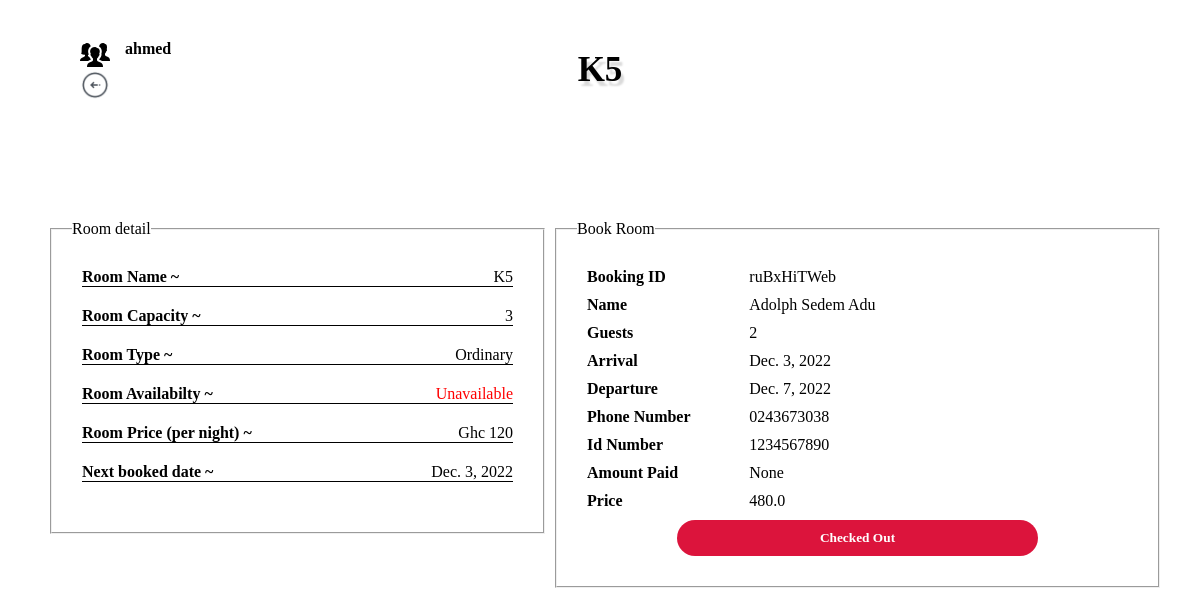
The page /receptionist/emp_room/K5 (signed in) on the database as committed earlier.
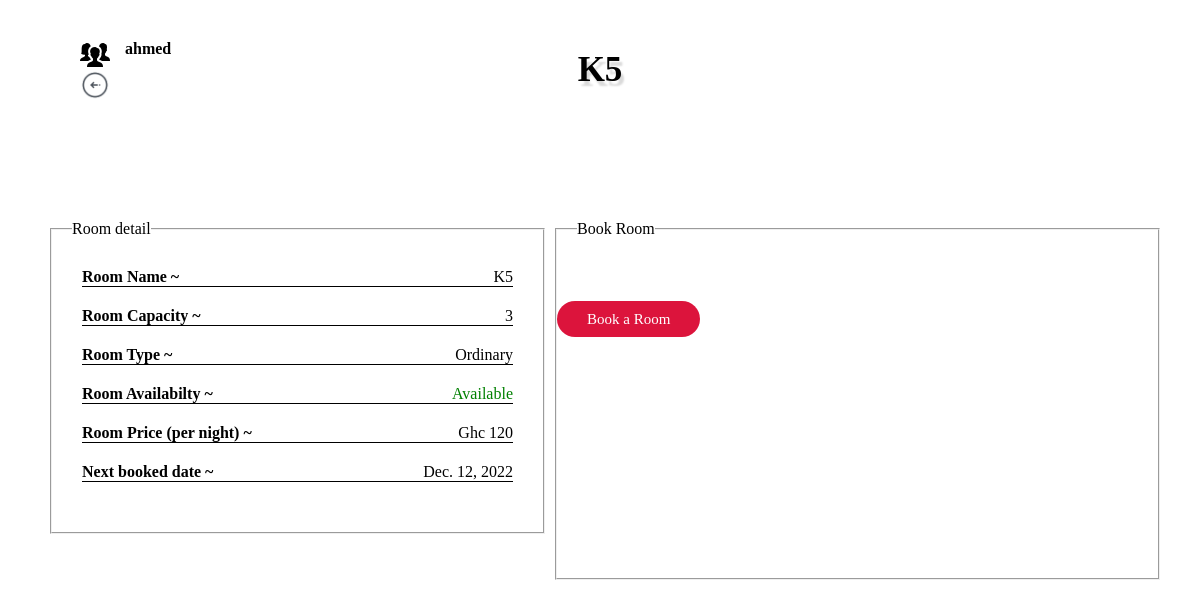
The same page on the database as committed later.
### receptionist/models.py (models this page shows, shortened)
class Room(models.Model):
    name = models.TextField(max_length=100, primary_key=True, unique=True)
    capacity = models.IntegerField()
    sizes = (
        ('Executive', 'Executive'),
        ('Ordinary', 'Ordinary'),
        ('Standard', 'Standard'),
        )
    grade = models.CharField(max_length=100, choices=sizes)
    price = models.IntegerField()
    availability = models.BooleanField(default=True)
    next_booked_date = models.DateField(null=True, blank=True)
    next_free_date = models.DateField(null=True, blank=True)

class Booking(models.Model):
    room_name = models.ForeignKey(Room, on_delete= models.SET_NULL, null=True)
    booking_id = models.CharField(max_length= 20, primary_key=True)
    guest_name = models.CharField(max_length=100)
    no_of_guests = models.IntegerField()
    arrival = models.DateField(null=True)
    departure = models.DateField(null=True)
    phone_number = models.CharField(max_length=10)
    idtypes=(
        ('Ghana Card', 'Ghana Card'),
        ('Driver\'s License', 'Driver\'s License'),
        ('Votter\'s Id', 'Votter\'s Id'),
    )
    id_type = models.CharField(max_length=20, choices=idtypes)
    id_number = models.CharField(max_length=30)
    amount_paid = models.FloatField(null=True)
    price = models.FloatField()
    active = models.BooleanField(default=True)

### receptionist/views.py (the view)
@login_required(login_url = './emp_login')
def emp_room(request, pk):
    room = Room.objects.get(name= pk)
    room_name = room.name
    booker = Booking.objects.filter(room_name=room_name).first()
    if request.method == 'POST':
        booker.active = False
        room.availability = True
        booker.save()
        room.save()
        return redirect('../emp_rooms')
    return render(request, 'emp_room.html', {'room': room, 'booker':booker})

### templates/emp_room.html (shortened to what the changed rows need)
{% load static %}
<!DOCTYPE html>
<html lang="en">
<head>
    <link rel="stylesheet" href={% static "style.css" %}>
</head>
<body class="body1">
    <div class="container dash1">
        <h2>{{room.name}}</h2>
        <div class="logout1">
            <div class="iden">
            </div>
            <a href="../emp_rooms"><img src={% static "./images/icons/back_arrow_64px.png" %} alt=""></a>
        </div>
        <div class="main_body">
            <aside class="aside1">
                <fieldset>
                    <div class="details">
                        <div class="line">
                            <label for="">Room Name ~</label>
                            <span>{{room.name}}</span>
                        </div>
                        <div class="line">
                            <label for="">Room Capacity ~</label>
                            <span>{{room.capacity}}</span>
                        </div>
                        <div class="line">
                            <label for="">Room Type ~</label>
                            <span>{{room.grade}}</span>
                        </div>
                        {% if room.availability is True %}
                        <div class="line">
                            <label for="">Room Availabilty ~</label>
                            <span class="available">Available</span>
                        </div>
                        {% else %}
                        <div class="line">
                            <label for="">Room Availabilty ~</label>
                            <span class="unavailable">Unavailable</span>
                        </div>
                        {% endif %}
                        <div class="line">
                            <label for="">Room Price (per night) ~</label>
                            <span>Ghc {{room.price}}</span>
                        </div>
                        <div class="line">
                            <label for="">Next booked date ~</label>
                            <span>{{room.next_booked_date}}</span>
                        </div>
                    </div>
            </aside>
            <aside class="aside2">
                <fieldset>
                    <legend>Book Room</legend>
                    {% if room.availability is False %}
                    <form method="post" class="details">
                        <div class="one">
                            <label for="">Booking ID</label>
                            <span>{{booker.booking_id}}</span>
                        </div>
                        <div class="one">
                            <label for="">Name</label>
                            <span>{{booker.guest_name}}</span>
                        </div>
                        <div class="one">
                            <label for="">Guests</label>
                            <span>{{booker.no_of_guests}}</span>
                        </div>
                        <div class="one">
                            <label for="">Arrival </label>
                            <span>{{booker.arrival}}</span>
                        </div>
                        <div class="one">
                            <label for="">Departure </label>
                            <span>{{booker.departure}}</span>
                        </div>
                        <div class="one">
                            <label for="">Phone number </label>
                            <span>{{booker.phone_number}}</span>
                        </div>
                        <div class="one">
                            <label for="">Id number </label>
                            <span>{{booker.id_number}}</span>
                        </div>
                        <div class="one">
                            <label for="">Amount Paid</label>
                            <span>{{booker.amount_paid}}</span>
                        </div>
                        <div class="one">
                            <label for="">Price </label>
                            <span>{{booker.price}}</span>
                        </div>
                        <input type="submit" value="Checked Out" class="room_sub">
                    </form>
                    {% else %}
                    <br><br>
                    <br><br>
                    <a href="../emp_book_room" target="_blank" class="book">Book a Room</a>
                    {% endif %}
                </fieldset>
            </aside>
        </div>
    </div>
</body>
</html>

Rows that differ between the two databases and show on the page:
no longer on this page (row edited): Booking: booking_id "ruBxHiTWeb", guest_name "Adolph Sedem Adu", no_of_guests "2", arrival "Dec. 3, 2022", departure "Dec. 7, 2022", phone_number "0243673038", id_number "1234567890", amount_paid "None", price "480.0"
changed Room "Ordinary": availability False → True (drawn); next_booked_date "Dec. 3, 2022" → "Dec. 12, 2022"
Other text that changed with them:
form field value: "Checked Out" → (not shown)
text no longer shown: "Unavailable Booking ID Name Guests Arrival Departure Phone Number Id Number Amount Paid Price"
text now shown: "Available Book a Room"
